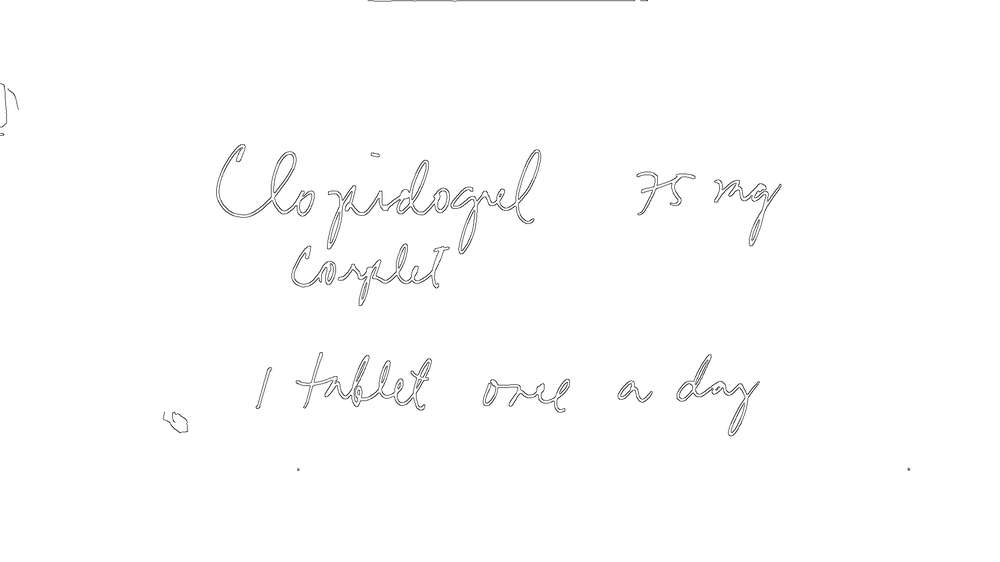
#> input picture ocr-service/preproc_debug/20251105-193116_2.jpg_fused.png, 1000 x 562 px, shrunk from 2048 x 1152 before the run
$ python -i segment_words.py   (imports and definitions only)
#> lines starting #> are read from the running program, lines starting #| are printed output that depends on the picture; after the words box and inside, x2 and y2 are one past the last pixel; in counts of white or black regions, pixels touching at a corner belong together
#> further down, picture is the input picture: shape (562, 1000, 3); min 44, max 255, mean 253
# segment_words.py
"""
segment_words.py

Standalone segmentation module.
- Provides `segment_for_display()` which segments an input BGR image, saves crops + debug image
  into the provided out_dir (default: ./preproc_debug) and returns a summary dict.
- Purely for visualization/debug; does not alter prediction inputs.
"""

from pathlib import Path
from datetime import datetime
from typing import List, Tuple, Dict, Optional
import numpy as np
import cv2
import os

def _ensure_dir(p: Path):
    p.mkdir(parents=True, exist_ok=True)

def _sort_boxes_topleft_first(boxes: List[Tuple[int,int,int,int]], line_tol: int = 10):
    boxes_with_centers = []
    for b in boxes:
        x,y,w,h = b
        yc = y + h//2
        boxes_with_centers.append((b, yc))
    boxes_with_centers.sort(key=lambda x: x[1])
    lines = []
    for b, yc in boxes_with_centers:
        if not lines:
            lines.append([(b, yc)])
            continue
        last_centers = [c for (_b, c) in lines[-1]]
        if abs(yc - (sum(last_centers)//len(last_centers))) <= line_tol:
            lines[-1].append((b, yc))
        else:
            lines.append([(b, yc)])
    sorted_boxes = []
    for line in lines:
        line_boxes = [b for (b, _) in line]
        line_boxes.sort(key=lambda bb: bb[0])  # sort by x
        sorted_boxes.extend(line_boxes)
    return sorted_boxes

def segment_for_display(
    bgr: np.ndarray,
    out_dir: str = "preproc_debug",
    min_width: int = 12,
    min_height: int = 12,
    padding: int = 6,
    debug_save: bool = True,
    adaptive_blocksize: int = 25,
    adaptive_C: int = 10,
    morph_kernel_size: Tuple[int, int] = (25, 3)
) -> Dict[str, Optional[object]]:
    """
    Segment words from a BGR numpy image and save crops + debug image to out_dir.
    Returns dict:
      {
        "saved": [full_paths...],
        "boxes": [(x,y,w,h), ...],
        "debug_image": full_path or None,
        "reason": optional explanation
      }
    """
#> called with out_dir = 'preproc_debug', min_width = 12, min_height = 12, padding = 6, debug_save = True, adaptive_blocksize = 25, adaptive_C = 10, morph_kernel_size = (25, 3)
    out_path = Path(out_dir)
    _ensure_dir(out_path)
    ts = datetime.utcnow().strftime("%Y%m%dT%H%M%S%f")[:-3]
    debug_fname = f"{ts}_debug_boxes.png"

    saved_paths = []
    boxes = []

    # ensure grayscale
    if len(bgr.shape) == 3:
        gray = cv2.cvtColor(bgr, cv2.COLOR_BGR2GRAY)
    else:
        gray = bgr.copy()

    # mild denoising
    gray = cv2.fastNlMeansDenoising(gray, None, h=7, templateWindowSize=7, searchWindowSize=21)

    # contrast stretch
    lo, hi = np.percentile(gray, 1), np.percentile(gray, 99)
#> lo = 157; hi = 255
    if hi - lo > 1e-3:
        gray = np.uint8(np.clip((gray - lo) * (255.0 / (hi - lo)), 0, 255))
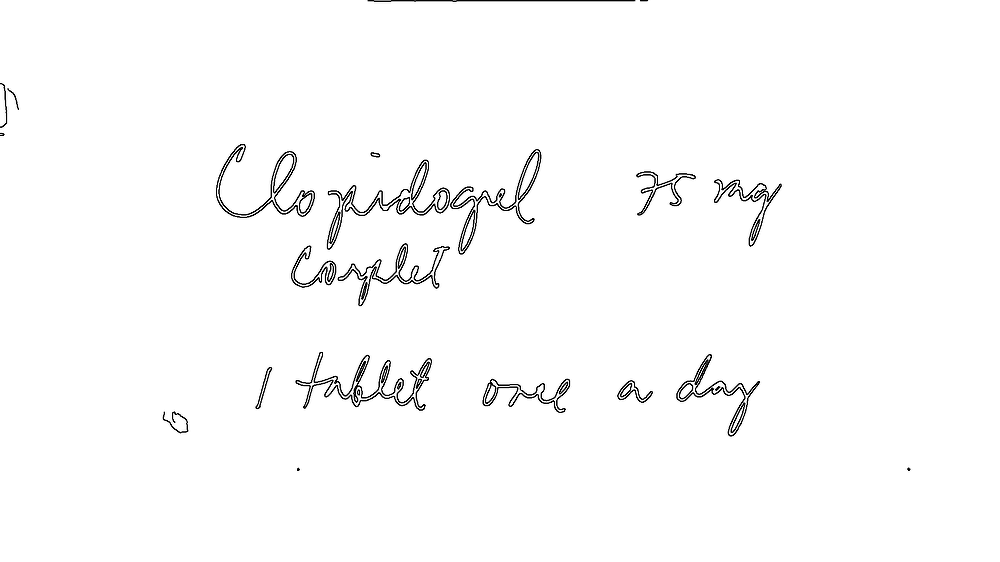
#> gray: shape (562, 1000); min 0, max 255, mean 250.9

    # adaptive threshold (text->white)
    block = adaptive_blocksize if adaptive_blocksize % 2 == 1 else adaptive_blocksize + 1
    th = cv2.adaptiveThreshold(gray, 255, cv2.ADAPTIVE_THRESH_MEAN_C,
                               cv2.THRESH_BINARY_INV, block, adaptive_C)
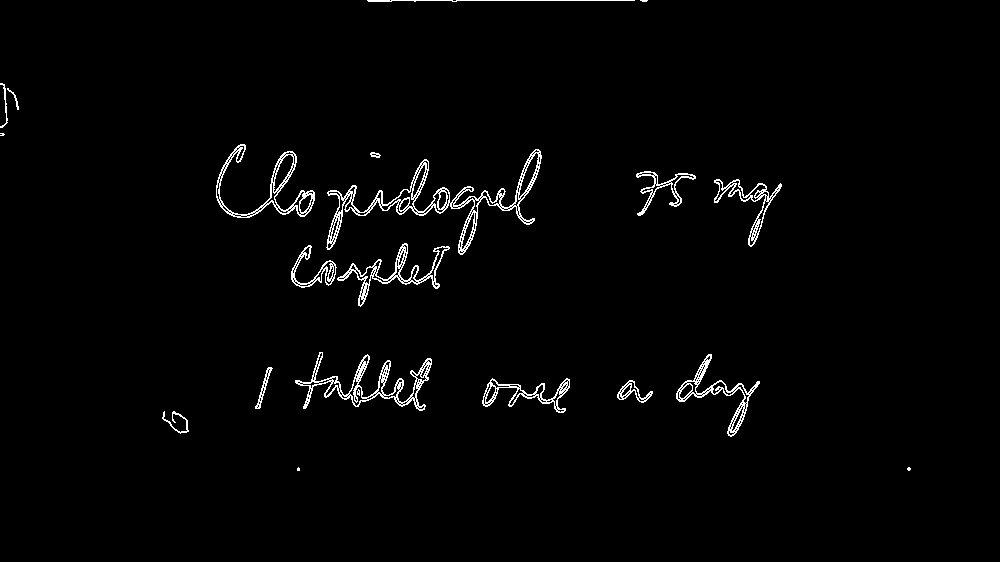
#> th: shape (562, 1000); 1.9% white in thin lines or dots, all inside (x1, y1, x2, y2) = (0, 0, 911, 471)

    # morphological close to join letters to words
    kx, ky = morph_kernel_size
    kernel = cv2.getStructuringElement(cv2.MORPH_RECT, (kx, ky))
    closed = cv2.morphologyEx(th, cv2.MORPH_CLOSE, kernel)
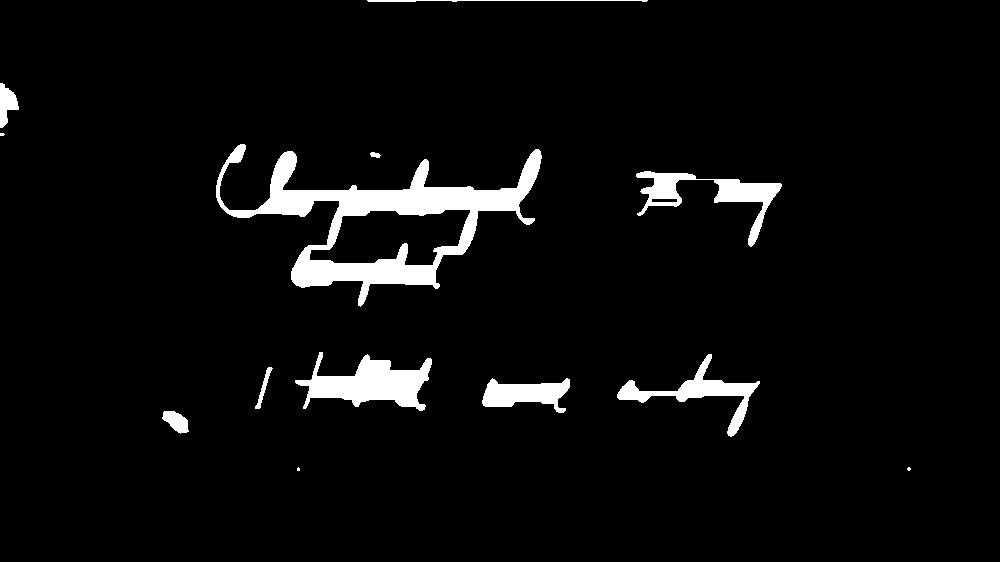
#> closed: shape (562, 1000); 4.5% white; 13 white regions (3 under 20 px), largest, box (x1, y1, x2, y2) and area: (216, 144, 542, 307) 13071, (295, 352, 432, 411) 4002, (636, 171, 782, 247) 2784
    cleaned = cv2.morphologyEx(closed, cv2.MORPH_OPEN,
                               cv2.getStructuringElement(cv2.MORPH_RECT, (3, 3)))
#> cleaned: shape (562, 1000); 4.5% white; 15 white regions (4 under 20 px)

    contours, _ = cv2.findContours(cleaned, cv2.RETR_EXTERNAL, cv2.CHAIN_APPROX_SIMPLE)
#> contours = 15 contours, 4 with area under 20; largest, box (x1, y1, x2, y2) and area: (216, 144, 542, 306) 18286, (295, 352, 432, 411) 3778, (617, 354, 760, 436) 2142, (482, 379, 570, 413) 1668, (714, 179, 782, 246) 1465

    h_img, w_img = gray.shape[:2]
#> h_img = 562; w_img = 1000
    raw_boxes = []
    for cnt in contours:
        x, y, w, h = cv2.boundingRect(cnt)
        if w < min_width or h < min_height:
            continue
        if w > w_img * 0.98 and h > h_img * 0.98:
            continue
        raw_boxes.append((x, y, w, h))
#> this loop made 15 passes
#> (x, y, w, h) on passes 2, 3, 4, 5, 6, 7, 8, 9, 10, 12: (163, 411, 25, 22), (482, 379, 88, 34), (255, 367, 17, 42), (617, 354, 143, 82), (295, 352, 137, 59), (714, 179, 68, 67), (636, 171, 60, 45), (371, 152, 9, 6), (216, 144, 326, 162), (0, 83, 19, 45)
#> (cnt, x, y, w, h) on passes 1, 11, 13, 14, 15: ([[297, 468], [297, 470], [299, 470], [299, 468]], 297, 468, 3, 3), ([[0, 133], [0, 135], [3, 135], [3, 133]], 0, 133, 4, 3), ([[642, 0], [642, 1], [646, 1], [646, 0]], 642, 0, 5, 2), ([[452, 0], [452, 1], [456, 1], [456, 0]], 452, 0, 5, 2), ([[368, 0], [368, 1], [415, 1], [415, 0]], 368, 0, 48, 2)
#> after the loop, raw_boxes = [(163, 411, 25, 22), (482, 379, 88, 34), (255, 367, 17, 42), (617, 354, 143, 82), (295, 352, 137, 59), (714, 179, 68, 67), (636, 171, 60, 45), (216, 144, 326, 162), (0, 83, 19, 45)]

    if not raw_boxes:
        return {"saved": [], "boxes": [], "debug_image": None, "reason": "no_boxes_found"}

    # merge proximate boxes horizontally (simple greedy) with fixed min_gap = 6
    min_gap = 6  # fixed horizontal merge gap in pixels
    raw_boxes.sort(key=lambda b: (b[1], b[0]))
    merged = []
    for box in raw_boxes:
        x, y, w, h = box
        if not merged:
            merged.append(box)
            continue
        px, py, pw, ph = merged[-1]
        if (x <= px + pw + min_gap) and abs((y + h//2) - (py + ph//2)) <= max(10, int(0.02 * h_img)):
            nx = min(px, x)
            ny = min(py, y)
            nw = max(px + pw, x + w) - nx
            nh = max(py + ph, y + h) - ny
            merged[-1] = (nx, ny, nw, nh)
        else:
            merged.append(box)
#> this loop made 9 passes
#> (x, y, w, h, px, py, pw, ph) on passes 7 to 8: (255, 367, 17, 42, 617, 354, 143, 82), (482, 379, 88, 34, 255, 354, 505, 82)
#> (x, y, w, h, px, py, pw, ph) on passes 2, 3, 4, 5, 6, 9: (216, 144, 326, 162, 0, 83, 19, 45), (636, 171, 60, 45, 216, 144, 326, 162), (714, 179, 68, 67, 636, 171, 60, 45), (295, 352, 137, 59, 714, 179, 68, 67), (617, 354, 143, 82, 295, 352, 137, 59), (163, 411, 25, 22, 255, 354, 505, 82)
#> after the loop, merged = [(0, 83, 19, 45), (216, 144, 326, 162), (636, 171, 60, 45), (714, 179, 68, 67), (295, 352, 137, 59), (255, 354, 505, 82), (163, 411, 25, 22)]

    sorted_boxes = _sort_boxes_topleft_first(merged, line_tol=max(10, h_img // 50))
#> the loop in _sort_boxes_topleft_first, `for b in boxes:` made 7 passes
#> (x, y, w, h, yc) on passes 1 to 7: (0, 83, 19, 45, 105), (216, 144, 326, 162, 225), (636, 171, 60, 45, 193), (714, 179, 68, 67, 212), (295, 352, 137, 59, 381), (255, 354, 505, 82, 395), (163, 411, 25, 22, 422)
#> after the loop in _sort_boxes_topleft_first, `for b in boxes:`: boxes_with_centers = [((0, 83, 19, 45), 105), ((216, 144, 326, 162), 225), ((636, 171, 60, 45), 193), ((714, 179, 68, 67), 212), ((295, 352, 137, 59), 381), ((255, 354, 505, 82), 395), ((163, 411, 25, 22), 422)]
#> the loop in _sort_boxes_topleft_first, `for b, yc in boxes_with_centers:` made 7 passes
#> (b, yc, last_centers) on passes 2 to 7: ((636, 171, 60, 45), 193, [105]), ((714, 179, 68, 67), 212, [193]), ((216, 144, 326, 162), 225, [212]), ((295, 352, 137, 59), 381, [225]), ((255, 354, 505, 82), 395, [381]), ((163, 411, 25, 22), 422, [395])
#> after the loop in _sort_boxes_topleft_first, `for b, yc in boxes_with_centers:`: lines = 7 items
#> the loop in _sort_boxes_topleft_first, `for line in lines:` made 7 passes
#> after the loop in _sort_boxes_topleft_first, `for line in lines:`: sorted_boxes = [(0, 83, 19, 45), (636, 171, 60, 45), (714, 179, 68, 67), (216, 144, 326, 162), (295, 352, 137, 59), (255, 354, 505, 82), (163, 411, 25, 22)]

    for idx, (x, y, w, h) in enumerate(sorted_boxes):
        x0 = max(0, x - padding)
        y0 = max(0, y - padding)
        x1 = min(w_img, x + w + padding)
        y1 = min(h_img, y + h + padding)
        crop = bgr[y0:y1, x0:x1].copy()
        fname = f"{ts}_{idx:03d}_{x0}_{y0}_{(x1 - x0)}x{(y1 - y0)}.png"
        full = out_path / fname
        cv2.imwrite(str(full), crop)
        saved_paths.append(str(full.resolve()))
        boxes.append((x0, y0, x1 - x0, y1 - y0))
#> this loop made 7 passes
#> (x, y, w, h, x0, y0, x1, y1) on passes 1, 2, 3, 7: (0, 83, 19, 45, 0, 77, 25, 134), (636, 171, 60, 45, 630, 165, 702, 222), (714, 179, 68, 67, 708, 173, 788, 252), (163, 411, 25, 22, 157, 405, 194, 439)
#> (x, y, w, h, x0, y0, x1, y1) on passes 4 to 6: (216, 144, 326, 162, 210, 138, 548, 312), (295, 352, 137, 59, 289, 346, 438, 417), (255, 354, 505, 82, 249, 348, 766, 442)
#> pass 1, in segment_for_display, `crop = bgr[y0:y1, x0:x1].copy()`:
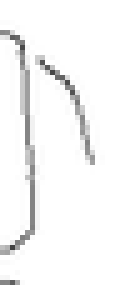
#> crop: shape (57, 25, 3) (shown 5 times larger); min 66, max 255, mean 246.2
#> pass 2, in segment_for_display, `crop = bgr[y0:y1, x0:x1].copy()`:
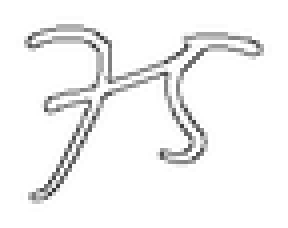
#> crop: shape (57, 72, 3) (shown 4 times larger); min 53, max 255, mean 243.1
#> pass 3, in segment_for_display, `crop = bgr[y0:y1, x0:x1].copy()`:
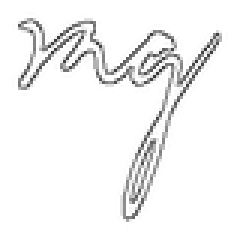
#> crop: shape (79, 80, 3) (shown 3 times larger); min 53, max 255, mean 242.9
#> after the loop, boxes = [(0, 77, 25, 57), (630, 165, 72, 57), (708, 173, 80, 79), (210, 138, 338, 174), (289, 346, 149, 71), (249, 348, 517, 94), (157, 405, 37, 34)]; saved_paths = 7 items

    debug_path = None
    if debug_save:
        disp = cv2.cvtColor(gray, cv2.COLOR_GRAY2BGR)
        for (x, y, w, h) in boxes:
            cv2.rectangle(disp, (x, y), (x + w, y + h), (0, 255, 0), 1)
#> this loop made 7 passes
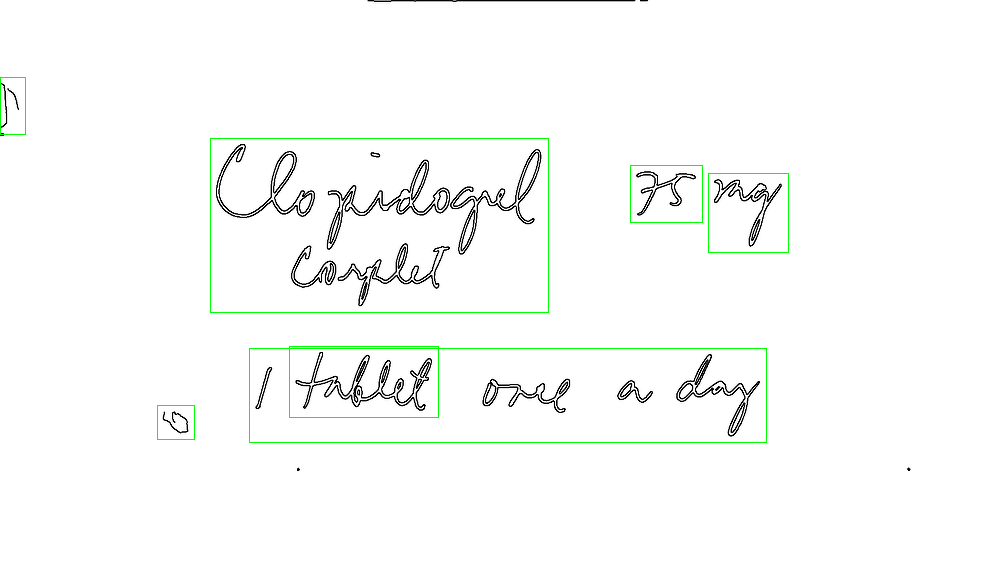
#> disp: shape (562, 1000, 3); mean B, G, R 249.3, 250.9, 249.3
        debug_full = out_path / debug_fname
        cv2.imwrite(str(debug_full), disp)
        debug_path = str(debug_full.resolve())

    return {"saved": saved_paths, "boxes": boxes, "debug_image": debug_path}

>>> import cv2
>>> picture = cv2.imread('preproc_debug/20251105-193116_2.jpg_fused.png')
>>> result = segment_for_display(picture)
#> result = 3 items
